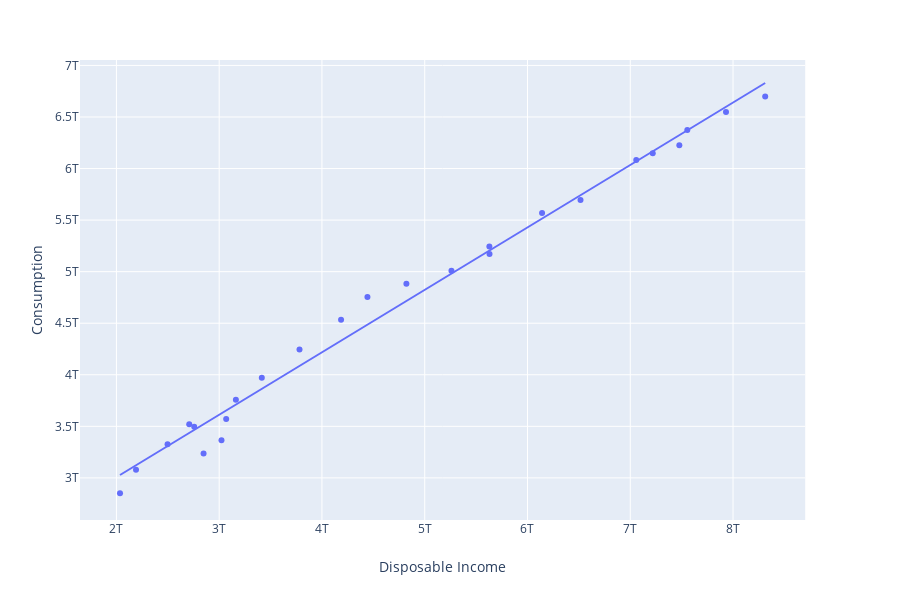

Notebook cell for this chart:
### Code cell
px.scatter(df, y = 'Consumption', x = 'Disposable Income', trendline='ols')
